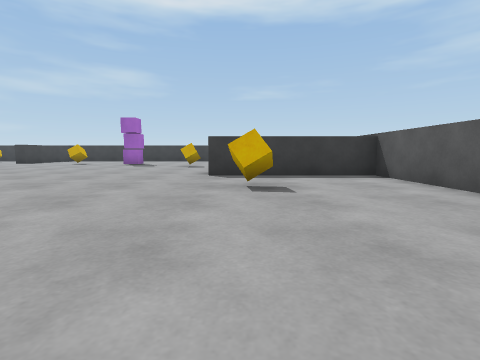
[1] (above)

18 first-person views from a walk through a Unity game level. The camera is 0.55 m above the floor, tilts 6° down and sees 85° across. The floor is counted in squares, 1 m on a side. Each view is taken from the middle of a square. On the plan, view 1 faces up. The plan holds only what a view shows up to about 9 squares ahead; the rest is blank. The player character is not drawn.

[2]
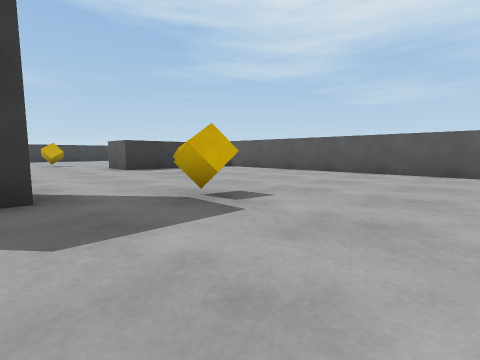

[3]
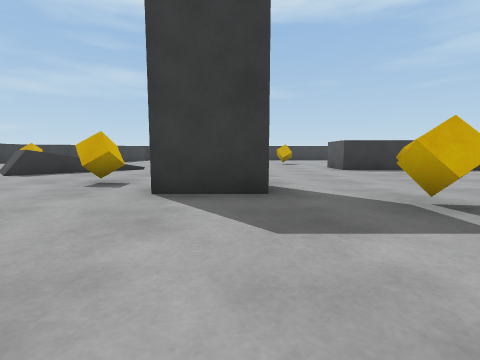

[4]
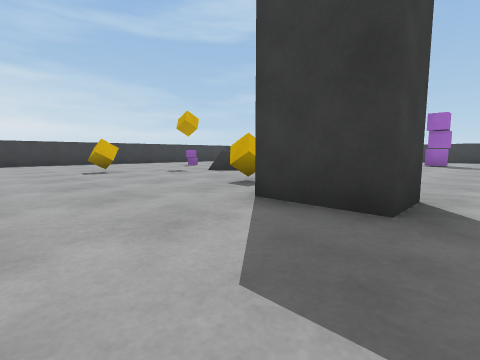

[5]
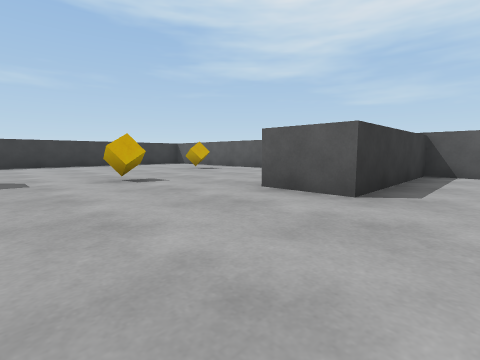

[6]
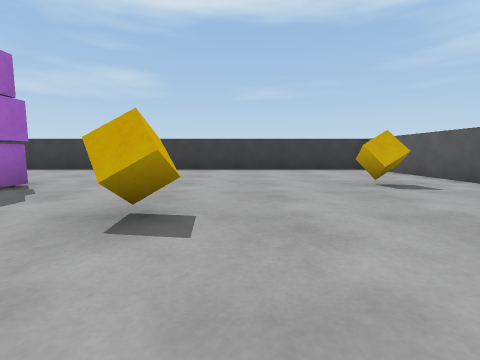

[7]
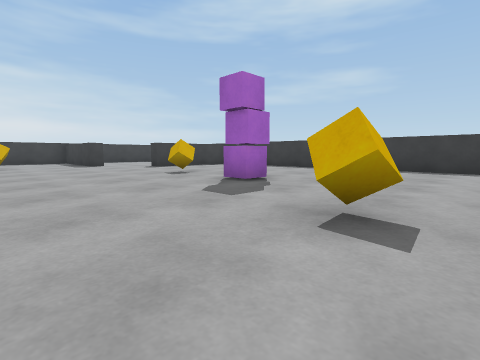

[8]
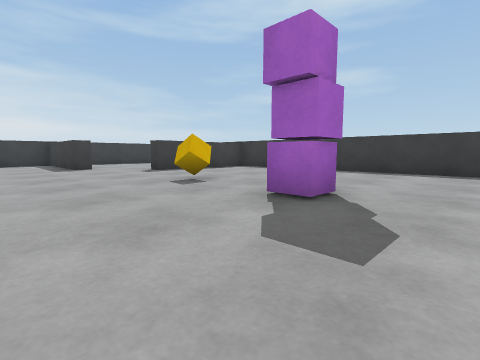

[9]
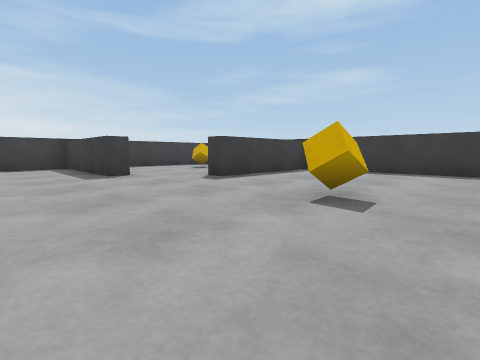

[10]
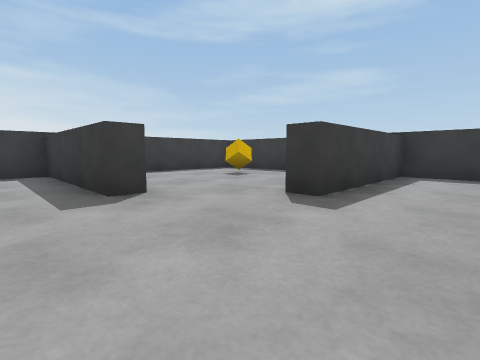

[11]
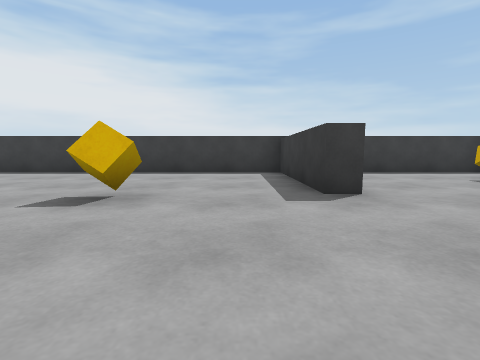

[12]
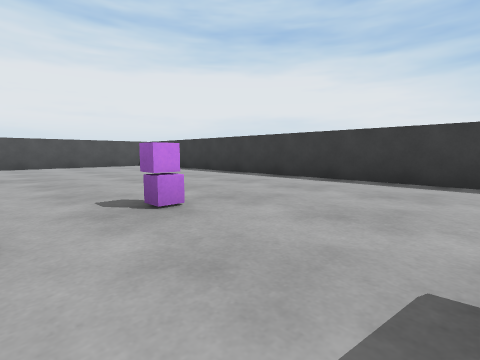

[13]
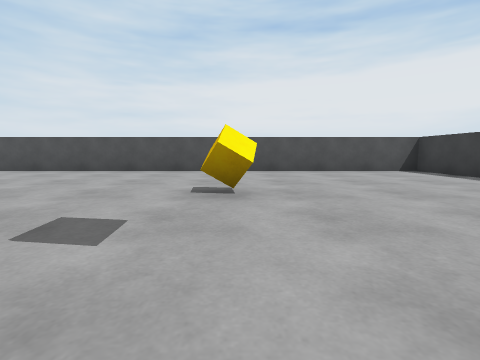

[14]
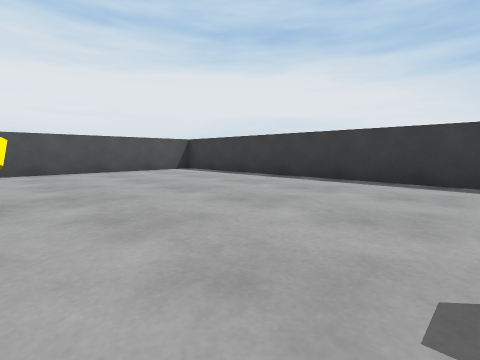

[15]
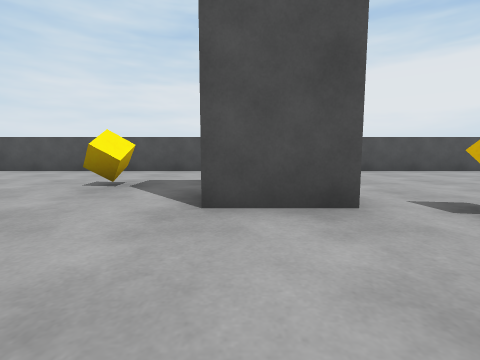

[16]
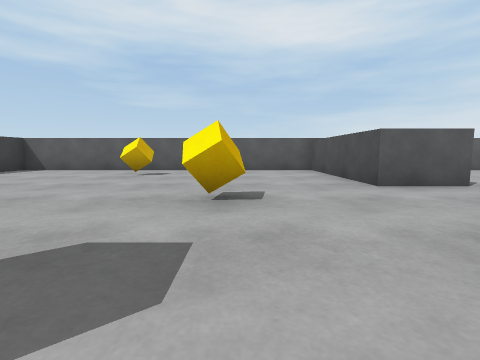

[17]
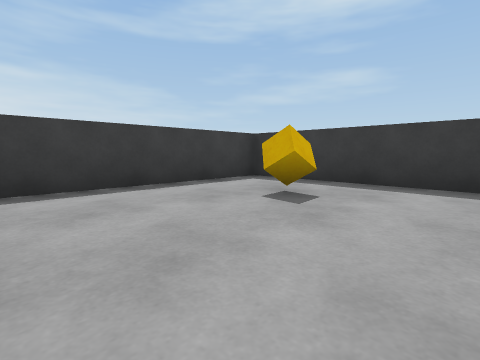

[18]
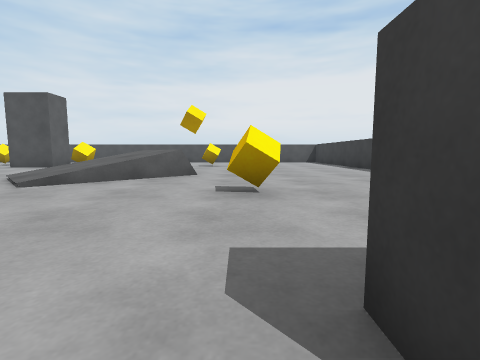

### Floor plan
Points are (right, up) in squares from view 1. A wall is a line through its corners. A room is listed if a view was taken in it or the views show most of it. See-through windows are left out.
Room 1 (views 1, 2, 3, 4, 5, 6, 7, 8, 9, 10, 11, 12, 13, 14, 15, 16, 17, 18)
walls: (-10.8, 5.7) (-10.3, 6.2); (-5.2, 2.5) (-3.6, 2.5) (-3.6, 1.5) (-5.2, 1.5); (-12.4, 11.6) (-12.4, 11.1) (-16.3, 11.1) (-16.3, -2.7) (3.1, -2.7); (3.3, 11.8) (3.3, 16.8) (-10.6, 16.8) (-10.6, 13) (-11.1, 13); (3.3, -1.8) (3.3, 6.2) (-0.7, 6.2) (-0.7, 7.7) (3.3, 7.7) (3.3, 10.1)
low walls: (-9.4, 4.3) (-10.8, 5.7)
ways out: opening at (-12, 12.5) to room 2
objects: other object (-12, 6); cube (-12, 8); cube (-11, 1); cube (-7, 3); cube (-7, 12); other object (-5, 12); cube (-2, 1); cube (-2, 10); cube (0, 4); cube (1, 12)
Room 2 (no view inside)
walls: (-12.1, 16.8) (-16.3, 16.8) (-16.3, 12.1)
ways out: opening at (-12, 12.5) to room 1
objects: cube (-14, 15)

Where each view was taken, in squares from view 1:
view 1: 0 up, 0 right, facing up
view 2: 2 down, 4 left, facing up-right
view 3: 2 down, 4 left, facing up
view 4: 1 down, 3 left, facing up-left
view 5: 5 up, 4 left, facing up-right
view 6: 8 up, 1 left, facing up
view 7: 8 up, 1 left, facing up-left
view 8: 9 up, 3 left, facing up-left
view 9: 9 up, 6 left, facing up-left
view 10: 10 up, 9 left, facing up-left
view 11: 10 up, 9 left, facing left
view 12: 8 up, 11 left, facing down-left
view 13: 5 up, 11 left, facing down
view 14: 5 up, 11 left, facing down-left
view 15: 5 up, 4 left, facing down
view 16: 10 up, 5 left, facing right
view 17: 12 up, 12 left, facing up-left
view 18: 12 up, 12 left, facing down
